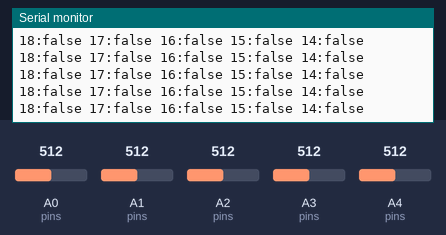
Simulated run of this sketch. Board: Arduino Uno, built with avr-gcc and run on an emulated ATmega328P. Parts: the last lines printed to the serial monitor. The inputs (shaded band) are chosen by the test bench; at power-on: A0 (pins) = 512, A1 (pins) = 512, A2 (pins) = 512, A3 (pins) = 512, A4 (pins) = 512.

Above: at 1.2 s.
1.3 s: A0 (pins) set to 502
At 1.43 s:
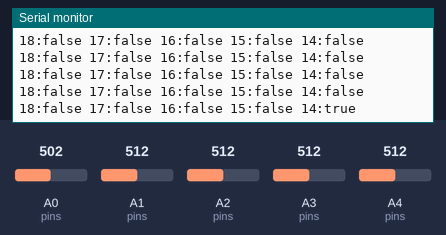
3.3 s: A1 (pins) set to 503
At 3.4 s:
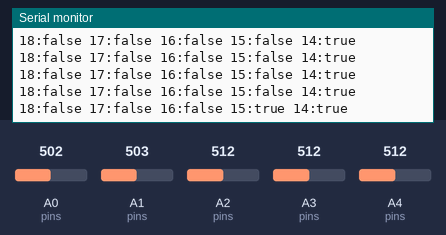
5.3 s: A2 (pins) set to 492
At 5.41 s:
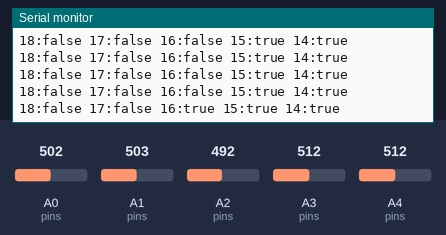

Measured:
- the behaviour switches between 511 and 510 on A0 (pins) (found by bisection; images 0 and 1)
- the behaviour switches between 511 and 510 on A1 (pins) (found by bisection; images 1 and 2)
- the behaviour switches between 511 and 510 on A2 (pins) (found by bisection; images 2 and 3)
- after the input at 1.3 s, the serial monitor: prints a new line after 0.12 s (image 1)
- after the input at 3.3 s, the serial monitor: prints a new line after 0.08 s (image 2)
- after the input at 5.3 s, the serial monitor: prints a new line after 0.09 s (image 3)

The sketch:

main.ino
```cpp
#include <arduino.h>
#include "include/IRSensor.h"
#include "include/IRsensorArray.h"

constexpr auto pins_size = 5;
uint16_t pins[pins_size] = {A4, A3, A2, A1, A0};
IRsensorArray ir_sensor_array = make_IRsensorArray(pins, pins_size);

void setup() {
  Serial.begin(9600);
}

void loop() {
  for(uint16_t i = 0; i < ir_sensor_array.size(); ++i){
    Serial.print(pins[i]);
    Serial.print(":");
    Serial.print(ir_sensor_array[i].get_status()?"true":"false");
    Serial.print(" ");
    ir_sensor_array[i].update();
  }
  Serial.println();
}
```

IRSensor.h
```cpp
/*
 *  版權: 2018 lin_jeng_cheng
 *  許可證: 可以隨便複製
 *  作者: 內湖高工 電機三忠 林正晟
 *
 *  實作原理:
 *     將取得的電壓最高值與最低值平均後與當前電壓進行比較，
 *     未觸發為false，觸發為true。
 *
 *  使用概述:
 *     宣告IRSensor物件
 *      auto ir_sensor = make_IRSensor(pin);
 *
 *     取得IRSensor物件的狀態
 *      auto ir_status = ir_sensor.get_status();
 *
 *     更新IRSensor物件的狀態
 *      ir_sensor.update();
 *
 *     調整IRSensor物件的平均值加權
 *      pinyin預設為1
 *      ir_sensor.set_pinyin(pinyin); //會將平均值乘上pinyin
 *
*/
#ifndef IR_SENSOR
#define IR_SENSOR
//關於類的說明移至文件最上面
class IRSensor {
 public:
  IRSensor(const uint16_t pin);
  auto set_high(const uint16_t low)->void;
  auto get_high()->uint16_t;
  auto set_low(const uint16_t low)->void;
  auto get_low()->uint16_t;
  auto get_status()->bool;
  auto set_pinyin(const double pinyin)->void;
  auto get_pinyin()->double;
  auto update()->void;

 private:
  int high_;
  int low_;
  int mean_;
  bool status_;
  double pinyin_;
  uint16_t pin_;

};

IRSensor::IRSensor(const uint16_t pin) {
  pin_ = pin;
  pinMode(pin, INPUT_PULLUP);
  high_ = 0;
  low_ = 1023;
  mean_ = 0;
  status_ = false;
  pinyin_ = 1;
}

auto IRSensor::get_high()->uint16_t{
  return high_;
}

auto IRSensor::get_low()->uint16_t{
  return low_;
}

auto IRSensor::get_status()->bool{
  return status_;
}

auto IRSensor::set_high(const uint16_t high)->void{
  high_ = high;
}

auto IRSensor::set_low(const uint16_t low)->void{
  low_ = low;
}

auto IRSensor::set_pinyin(double pinyin)->void{
  pinyin_ = pinyin;
}

auto IRSensor::get_pinyin()->double{
  return pinyin_;
}

auto IRSensor::update()->void{
  auto load_ir = analogRead(pin_);
  if (load_ir > high_)high_ = load_ir;
  if (load_ir < low_)low_ = load_ir;
  mean_ = (high_ + low_) / 2 * pinyin_;
  status_ = load_ir < mean_;
}

IRSensor make_IRSensor(const uint16_t pin) {
  return IRSensor(pin);
}

#endif //IR_SENSOR
```

IRsensorArray.h
```cpp
/*
 *  版權: 2018 lin_jeng_cheng
 *  許可證: 可以隨便複製
 *  作者: 內湖高工 電機三忠 林正晟
 *
 *  實作原理:
 *     將多個紅外線感應器包起來，成為一個長度不固定的陣列
 *     TODO 增加插入紅外線感測器，刪除紅外線感測器
 *  使用概述:
 *     宣告IRsensorArray物件
 *
 *       constexpr auto pins_size = 5; //紅外線感測器數量
 *       uint16_t pins[pins_size] = {A4, A3, A2, A1, A0}; // 紅外線感測器接腳
 *       IRsensorArray ir_sensor_array = make_IRsensorArray(pins, pins_size);
 *
 *     使用索引取得IRsensorArray物件的IRSensor物件
 *
 *       ir_sensor_array[i].update();
 *
 *       如果i>ir_sensor_array.size()的話，會發生越界存取等不可預期之後果，請
 *       務必小心
 *       TODO 解決越界存取問題，可能是用拋異常
*/
#ifndef IRSENSOR_ARRAY
#define IRSENSOR_ARRAY

#include"IRSensor.h"

class IRsensorArray {
 public:
  IRsensorArray(const uint16_t* pins, const uint16_t size);
  IRsensorArray(const IRsensorArray& src);
  ~IRsensorArray(void);
  auto operator[](const uint16_t index)->IRSensor&;
  auto size()->uint16_t;
 private:
  uint16_t size_;
  typedef IRSensor* IRSensorPtr;
  IRSensorPtr* ir_array_;
};

IRsensorArray::IRsensorArray(const uint16_t* pins, const uint16_t size) {
  ir_array_ = new IRSensorPtr[size];
  size_ = size;
  for (uint16_t i = 0; i < size_; ++i) {
    ir_array_[i] = new IRSensor(pins[i]);
  }
}

IRsensorArray::~IRsensorArray(void) {
  for (uint16_t i = 0; i < size_; ++i) {
    delete ir_array_[i];
  }
  delete[] ir_array_;
}

auto IRsensorArray::operator[](const uint16_t index)->IRSensor& {
  return *ir_array_[index];
}

auto IRsensorArray::size()->uint16_t{
  return size_;
}

IRsensorArray make_IRsensorArray(const uint16_t* pins, const uint16_t size) {
  return IRsensorArray(pins, size);
}

#endif //IRSENSOR_ARRAY
```
